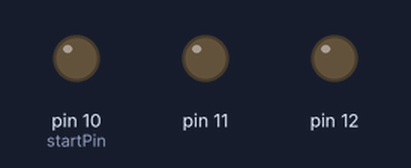
The sketch below on a simulated Arduino Uno, built with avr-gcc and run on an emulated ATmega328P. Parts: output pins drawn as LEDs (lit = HIGH).

Above: at 6.5 s.
At 8.5 s:
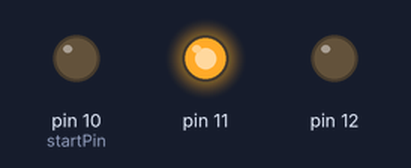
At 9.5 s:
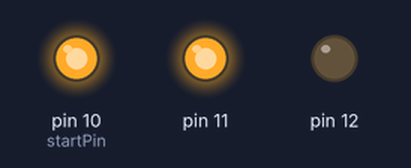
At 10.5 s:
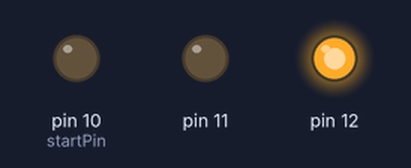
At 12.5 s:
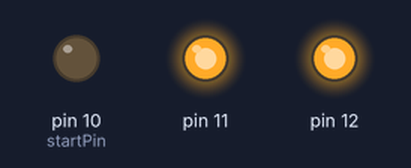
At 15.5 s:
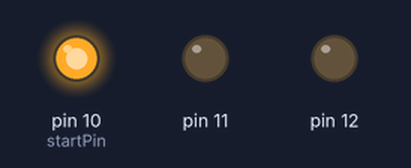
Timing chart, 0 to 16.4 s (numbered marks = the images above):
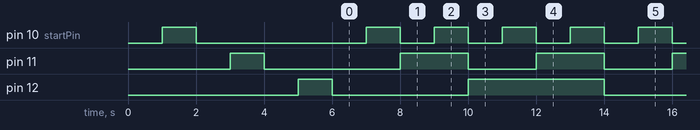

Measured:
- by itself, pin 10 (startPin): repeats every 2.0 s: HIGH 1.0 s, LOW 1.0 s
- by itself, pin 11: repeats every 4.0 s: HIGH 2.0 s, LOW 2.0 s
- by itself, pin 12: alternates HIGH for 4.0 s and LOW for 4.0 s

The sketch:

ColortLed.ino
```cpp
void ledUpdates(int state);
void ledColorUp();
void rgbShow();

#define startPin 10

void setup() {
  // put your setup code here, to run once:
  for(int i=0;i<3;i++){
    pinMode(startPin+i, OUTPUT); //using pin9~pin11 as the led's output
    digitalWrite(startPin+i, LOW);
  }
  rgbShow();

}

void rgbShow(){

  //show monochrome r,g,b
    for(int i=0;i<3;i++){
    pinMode(startPin+i, OUTPUT); //using pin9~pin11 as the led's output
    digitalWrite(startPin+i, LOW);
    delay(1000);
    digitalWrite(startPin+i, HIGH);
    delay(1000);
    digitalWrite(startPin+i, LOW);
  }
}

void ledColorUp(){
  byte ledState=0;
    for(ledState=0;ledState<8;ledState++){
      ledUpdates(ledState);
      delay(1000); }
}

void ledUpdates(int state){
  byte pinState=(byte) (state & 0x07);
  digitalWrite(10, ((pinState>>0) & 0x01));
  digitalWrite(11, ((pinState>>1) & 0x01));
  digitalWrite(12, ((pinState>>2) & 0x01));
}

void loop() {
  // put your main code here, to run repeatedly:
  ledColorUp();

}
```
